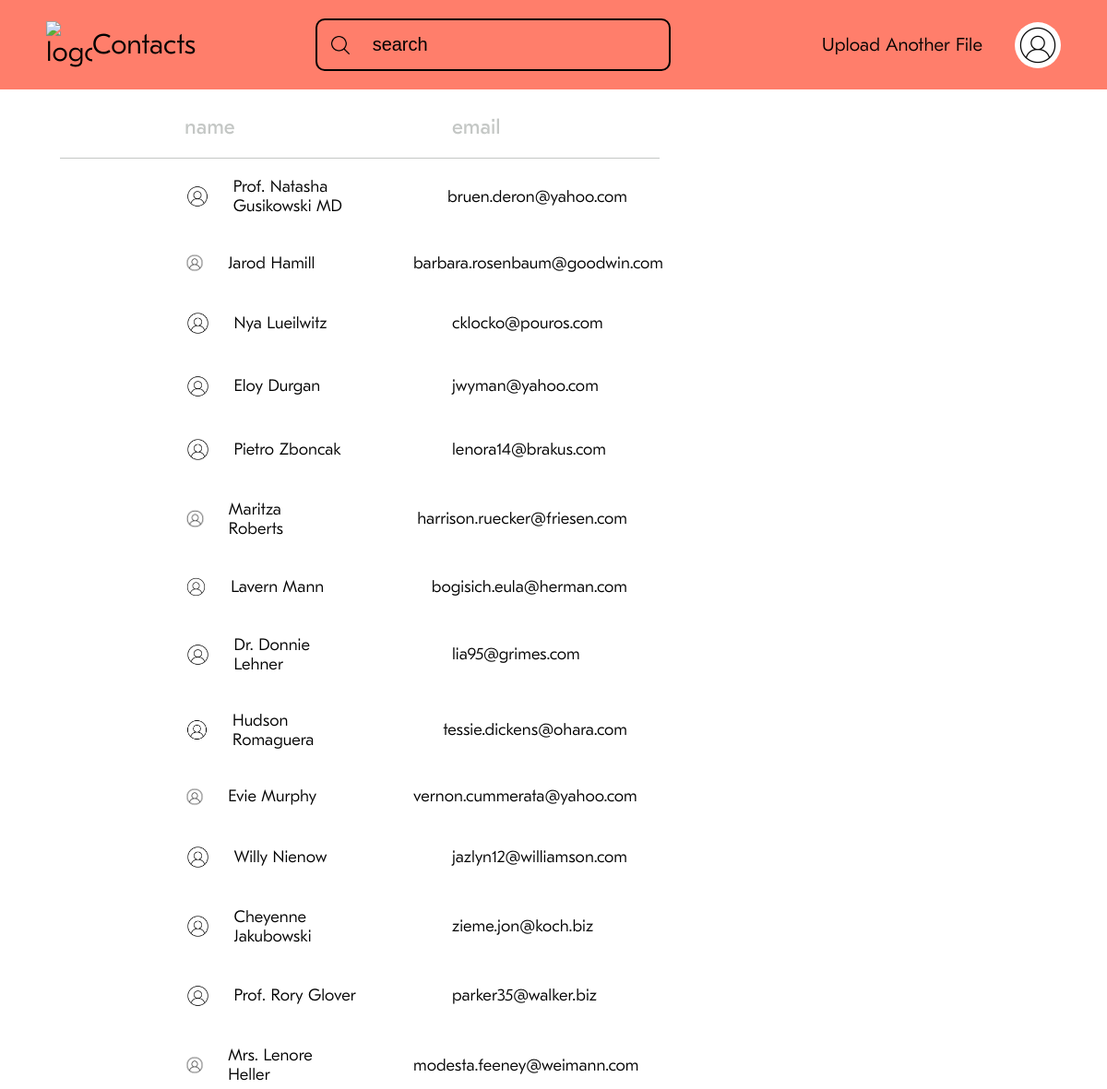
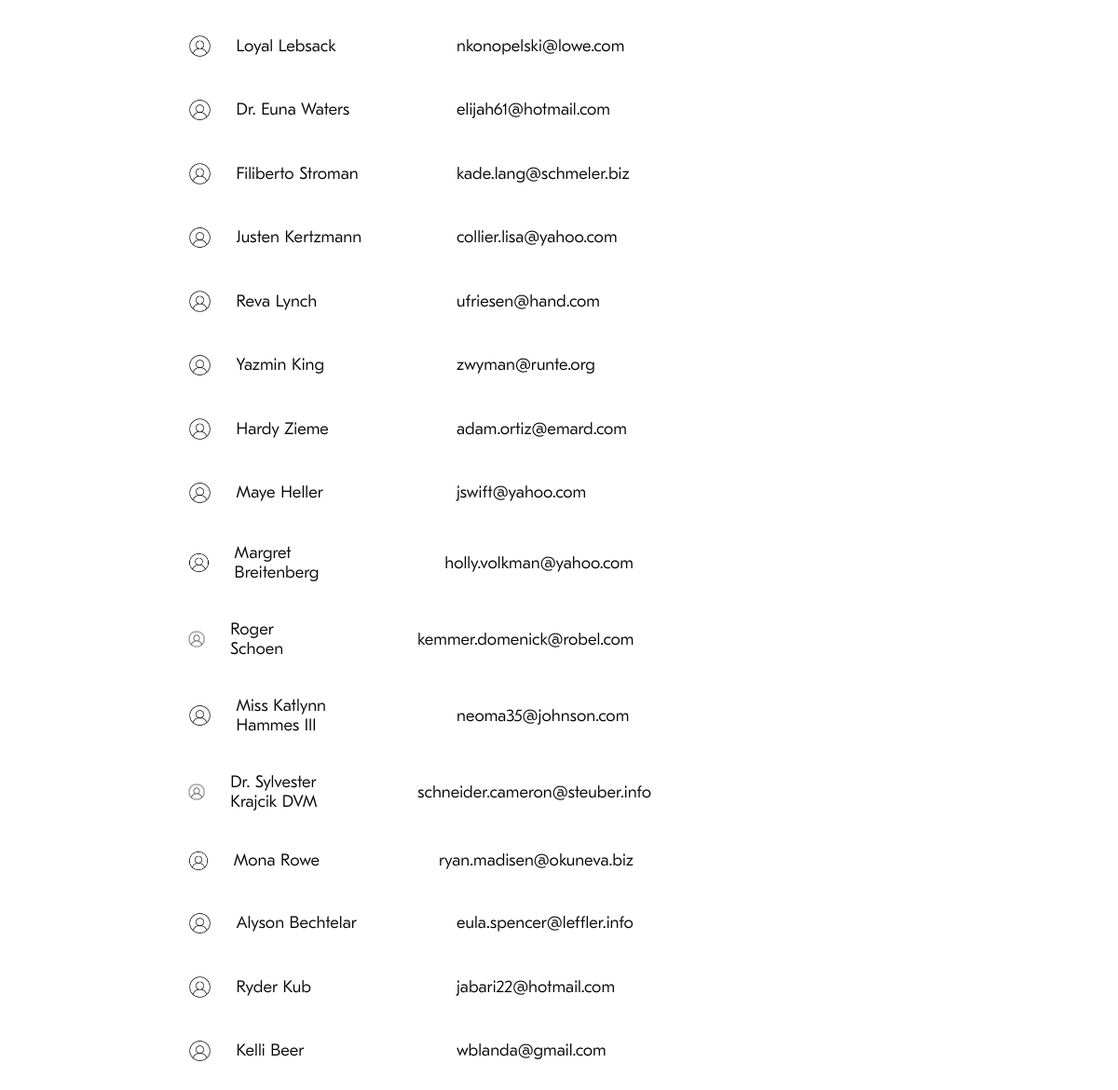
/users/, run on the app's committed database (2 pictures, top to bottom).
### web/models.py (models this page shows)
class user(models.Model):
    name = models.CharField(max_length=50)
    phone = models.PositiveIntegerField(
        validators=[MinLengthValidator(10)]
    )
    email = models.EmailField()
    is_delete = models.BooleanField(default=False)

### web/views.py (the view)
# urls.py: path('users/', views.users, name='users'),
def users(request):
    users = user.objects.filter(is_delete=False)
    search = request.GET.get('search')
    if search:
        users = user.objects.filter(name__icontains=search)
    context = {
            "title":"Contact | users",
            "users":users,
    }
    return render(request,"users/users.html",context=context)

### templates/users/users.html (shortened to what this page needs)
<!DOCTYPE html>
<html lang="en">
<head>
    {% load static %}
    <link rel="stylesheet" href="{% static 'css/style.css' %}">
</head>
<body>
    <header>
        <h1>
            <div class="logo">
                <img src="{% static 'images/contacts.png'%}" alt="logo">
            </div>
            Contacts
        </h1>
        <div class="search">
            <form action="">
                <div>
                    <img src="{% static 'images/search.png'%}" alt="">
                    <input type="text" name="search" id="search" placeholder="search">
                </div>
            </form>
        </div>
        <nav>
            <ul>
                <li><a href="{% url 'web:index' %}">Upload Another File</a></li>
            </ul>
            <div>
                <ul>
                    <li>
                        <a href="">
                            <img src="{% static 'images/profile.jpg'%}"  title="profile "  alt="profile image">
                        </a>
                    </li>
                </ul>
            </div>
        </nav>
    </header>
    <section id="contact">
        <div class="contact_table">
            <h1>Contacts (102)</h1>
            <div class="heading">
                <ul class="head">
                    <li>
                        <a href="">name</a>
                    </li>
                    <li>
                        <a href="">email</a>
                    </li>
                </ul>
                <div class="line"></div>
                {% for user in users %}
                <ul class="contact-info" data-contact-id="{{ user.id }}">
                    <li>
                        <div>
                            <img src="{% static 'images/profile.jpg'%}" alt="">
                            <a href="">{{user.name}}</a>
                        </div>
                    </li>
                    <li>
                        <a href="">{{user.email}}</a>
                    </li>
                </ul>
                {% endfor %}
            </div>
        </div>
        <section id="right_side">
        </section>
    </section>
</body>
</html>

### static/css/style.css (style rules this page uses)
* { margin: 0; padding: 0; border: 0; vertical-align: baseline; background: transparent; font-weight: normal; text-decoration: none; outline: none; -webkit-box-sizing: border-box; -moz-box-sizing: border-box; box-sizing: border-box; }
ol, ul { list-style: none; }
body { font-family: "GT-Eesti", Arial, Helvetica, sans-serif; font-size: 17px; color: #000; overflow-x: hidden; min-width: 320px; font-weight: 500; }
input,textarea,select { font-family: "GT-Eesti", Arial, Helvetica, sans-serif; font-weight: 500; }
a { color: #000; }
::placeholder { color: #9B9B9B; opacity: 1; }
header { position: fixed; top: 0; width: 100%; display: flex; justify-content: space-between; align-items: center; padding: 20px 50px; background-color: #ff7e6b; }
header h1 { display: flex; align-items: center; justify-content: space-between; color: #000; font-family: 'GT-Eesti1'; font-size: 30px; }
header h1 .logo { display: flex; justify-content: space-between; align-items: center; width: 50px; }
header h1 .logo img { display: block; width: 100%; }
header .search { width: 35%; border: 2px solid #000; border-radius: 10px ; }
header .search div { width: 10%; display: flex; align-items: center; justify-content: space-between; padding: 15px; }
header .search div { width: 50px; }
header .search div img { display: block; width: 100%; }
header nav { display: flex; justify-content: space-between; }
header nav ul { display: flex; justify-content: space-between; align-items: center; }
header nav ul li:last-child { margin-left: 35px; }
header nav ul li a { display: block; font-family: 'GT-Eesti1'; font-size: 20px; }
header nav ul li a img { display: block; width: 100%; border-radius: 50px; }
header div ul li a { display: block; width: 50px; font-size: 25px; }
#contact { width: 100%; display: flex; justify-content: space-between; }
#contact .contact_table { width: 65%; padding: 25px 50px; }
#contact .contact_table h1 { font-size: 25px; padding: 25px 50px; }
#contact .contact_table .heading ul { display: flex; justify-content: space-between; align-items: center; padding: 20px 50px; }
#contact .contact_table .heading div.line { border-bottom: 1px solid #c4c7c5; margin: 0px 15px; }
#contact .contact_table .heading ul li { width: 40%; text-align: left; margin-left: 100px; }
#contact .contact_table .heading ul li div { display: flex; justify-content: left; align-items: center; }
#contact .contact_table .heading ul li div img { display: block; width: 15%; margin-right: 25px; border-radius: 30px; }
#contact .contact_table .heading ul li a { font-size: 18px; font-family: 'GT-Eesti1'; }
#contact .contact_table .heading ul.head li a { font-size: 23px; font-family: 'GT-Eesti2'; color: #c4c7c5; }
#right_side { width: 40%; text-align: center; padding: 100px 35px; position: fixed; top: 70px; right: 25px; width: 35%; }

### data on the page
user: name "Prof. Natasha Gusikowski MD", email "bruen.deron@yahoo.com"
user: name "Jarod Hamill", email "barbara.rosenbaum@goodwin.com"
user: name "Nya Lueilwitz", email "cklocko@pouros.com"
user: name "Eloy Durgan", email "jwyman@yahoo.com"
user: name "Pietro Zboncak", email "lenora14@brakus.com"
user: name "Maritza Roberts", email "harrison.ruecker@friesen.com"
user: name "Lavern Mann", email "bogisich.eula@herman.com"
user: name "Dr. Donnie Lehner", email "lia95@grimes.com"
user: name "Hudson Romaguera", email "tessie.dickens@ohara.com"
user: name "Evie Murphy", email "vernon.cummerata@yahoo.com"
user: name "Willy Nienow", email "jazlyn12@williamson.com"
user: name "Cheyenne Jakubowski", email "zieme.jon@koch.biz"
user: name "Prof. Rory Glover", email "parker35@walker.biz"
user: name "Mrs. Lenore Heller", email "modesta.feeney@weimann.com"
user: name "Loyal Lebsack", email "nkonopelski@lowe.com"
user: name "Dr. Euna Waters", email "elijah61@hotmail.com"
user: name "Filiberto Stroman", email "kade.lang@schmeler.biz"
user: name "Justen Kertzmann", email "collier.lisa@yahoo.com"
user: name "Reva Lynch", email "ufriesen@hand.com"
user: name "Yazmin King", email "zwyman@runte.org"
user: name "Hardy Zieme", email "adam.ortiz@emard.com"
user: name "Maye Heller", email "jswift@yahoo.com"
user: name "Margret Breitenberg", email "holly.volkman@yahoo.com"
user: name "Roger Schoen", email "kemmer.domenick@robel.com"
user: name "Miss Katlynn Hammes III", email "neoma35@johnson.com"
user: name "Dr. Sylvester Krajcik DVM", email "schneider.cameron@steuber.info"
user: name "Mona Rowe", email "ryan.madisen@okuneva.biz"
user: name "Alyson Bechtelar", email "eula.spencer@leffler.info"
user: name "Ryder Kub", email "jabari22@hotmail.com"
user: name "Kelli Beer", email "wblanda@gmail.com"
